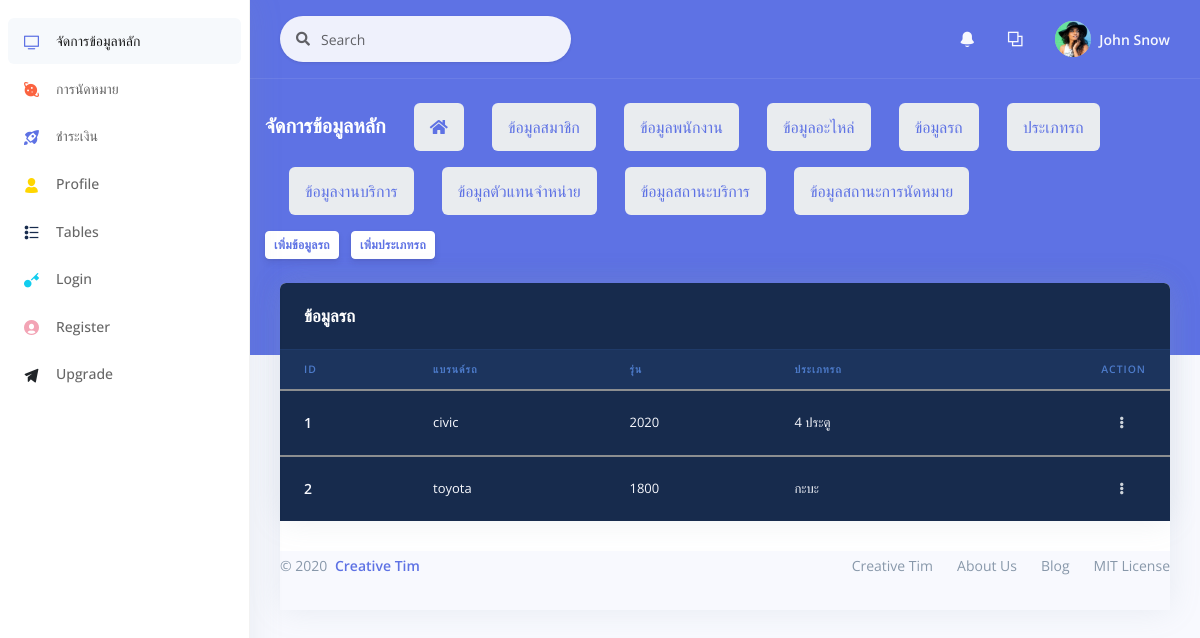
The app's page /backend/data_car.php with its own data.
### tables this page shows
CREATE TABLE `datacar` (
  `car_id` int(11) NOT NULL,
  `ctype_id` int(11) NOT NULL,
  `car_brand` varchar(50) NOT NULL,
  `car_model` varchar(50) NOT NULL
);

CREATE TABLE `car_type` (
  `ctype_id` int(11) NOT NULL,
  `ctype_name` varchar(25) NOT NULL
);

### backend/data_car.php (the view, shortened to what this page needs)
<?php
include "../conn.php";
$sql="SELECT * FROM datacar INNER JOIN car_type ON datacar.ctype_id = car_type.ctype_id ORDER BY car_id ASC";
$result=mysqli_query($con,$sql);
?>
<!DOCTYPE html>
<html>
<head>
  <link rel="stylesheet" href="./assets/vendor/nucleo/css/nucleo.css" type="text/css">
  <link rel="stylesheet" href="./assets/vendor/@fortawesome/fontawesome-free/css/all.min.css" type="text/css">
  <link rel="stylesheet" href="./assets/css/argon.css?v=1.2.0" type="text/css">
</head>
<body>
<?php
    include "object/sidebar.php";
    include "object/_nev.php";
    include "object/listdata.php";
  ?>
            </div>
            <div class="text-right">
              <a href="Ac_regis_car.php" class="btn btn-sm btn-neutral">เพิ่มข้อมูลรถ</a>
              <a href="Ac_regis_cartype.php" class="btn btn-sm btn-neutral">เพิ่มประเภทรถ</a>
            </div>
          </div>
        </div>
      </div>
    </div>
    <div class="container-fluid mt--6">
      <div class="row">
        <div class="col">
          <div class="card">
      <div class="row">
        <div class="col">
          <div class="card bg-default shadow">
            <div class="card-header bg-transparent border-0">
              <h3 class="text-white mb-0">ข้อมูลรถ</h3>
            </div>
            <div class="table-responsive">
              <table class="table align-items-center table-dark table-flush">
                <thead class="thead-dark">
                <tr>
                    <th scope="col" class="sort" data-sort="ID">ID</th>
                    <th scope="col" class="sort" data-sort="name">แบรนด์รถ</th>
                    <th scope="col" class="sort" data-sort="model">รุ่น</th>
                    <th scope="col" class="sort" data-sort="cartype">ประเภทรถ</th>
                    <th scope="col"class="text-right">Action</th>
                  </tr>
                </thead>
                <tbody class="list">
                  <?php
                while($rs=mysqli_fetch_array($result)){
                  $car_id = $rs['car_id'];
                  $car_brand = $rs['car_brand'];
                  $car_model = $rs['car_model'];
                  $ctype_name = $rs['ctype_name'];
                ?>
                <tbody class="list">
                  <tr>
                    <th scope="row">
                      <div class="media align-items-center">
                        <div class="media-body">
                          <span class="name mb-0 text-sm"><?php echo $car_id?></span>
                        </div>
                      </div>
                    </th>
                    <td class="budget">
                    <?php echo $car_brand?>
                    </td>
                    <td class="budget">
                    <?php echo $car_model?>
                    </td>
                    <td class="budget">
                    <?php echo $ctype_name?>
                    </td>
                    <td class="text-right">
                      <div class="dropdown">
                        <a class="btn btn-sm btn-icon-only text-light" href="#" role="button" data-toggle="dropdown" aria-haspopup="true" aria-expanded="false">
                          <i class="fas fa-ellipsis-v"></i>
                        </a>
                      </div>
                    </td>
                  </tr>
                  <?php }
                  ?>
                </tbody>
              </table>
            </div>
          </div>
        </div>
      </div>
      <footer class="footer pt-0">
        <div class="row align-items-center justify-content-lg-between">
          <div class="col-lg-6">
            <div class="copyright text-center  text-lg-left  text-muted">
              &copy; 2020 <a href="https://www.creative-tim.com" class="font-weight-bold ml-1" target="_blank">Creative Tim</a>
            </div>
          </div>
          <div class="col-lg-6">
            <ul class="nav nav-footer justify-content-center justify-content-lg-end">
              <li class="nav-item">
                <a href="https://www.creative-tim.com" class="nav-link" target="_blank">Creative Tim</a>
              </li>
              <li class="nav-item">
                <a href="https://www.creative-tim.com/presentation" class="nav-link" target="_blank">About Us</a>
              </li>
              <li class="nav-item">
                <a href="http://blog.creative-tim.com" class="nav-link" target="_blank">Blog</a>
              </li>
              <li class="nav-item">
                <a href="https://github.com/creativetimofficial/argon-dashboard/blob/master/LICENSE.md" class="nav-link" target="_blank">MIT License</a>
              </li>
            </ul>
          </div>
        </div>
      </footer>
    </div>
  </div>
</body>
</html>

### records on screen
datacar: car_id "1", car_brand "civic", car_model "2020", ctype.ctype_name "4 ประตู"
datacar: car_id "2", car_brand "toyota", car_model "1800", ctype.ctype_name "กะบะ"
